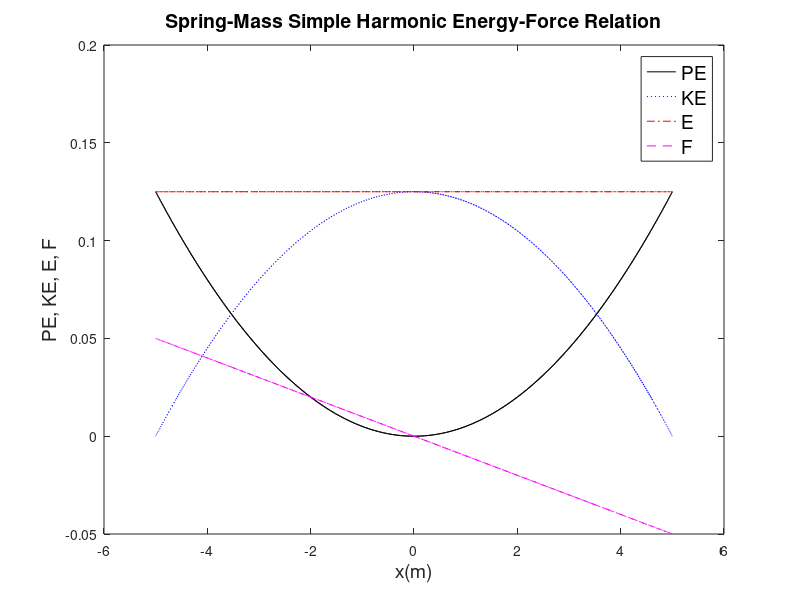

Recreate this plot in MATLAB.
%fofx.m
clear;
m=1.0; %mass
k=0.01; %spring constant
w=sqrt(k/m); %natural frequency
x0=0.0; %initial position
v0=0.5; %initial velocity
t=[0:0.05:2*pi/w]; %time array from zero to one oscillation period
E0=0.5*m*v0^2; %total initial energy
x=sqrt(2*E0/k)*sin(w.*t); %position versus time array
v=v0*cos(w.*t); %velocity versus time arry
a=-k*x/m; %acceleration versus time array if needed
PE=0.5*k*x.^2; %potential energy array
KE=0.5*m*v.^2; %kinetic energy array
E=PE+KE; %total energy array
F=-k*x; %force array
plot(x,PE,'k-',x,KE,'b:',x,E,'r-.',x,F,'m--');
title('Spring-Mass Simple Harmonic Energy-Force Relation','FontSize',14)
ylabel('PE, KE, E, F','FontSize',14);
xlabel('x(m)','FontSize',14);
h=legend('PE','KE','E','F');
set(h,'FontSize',14)